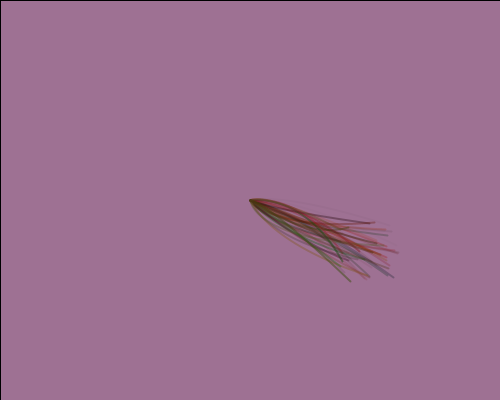
Frame 1 (no input)
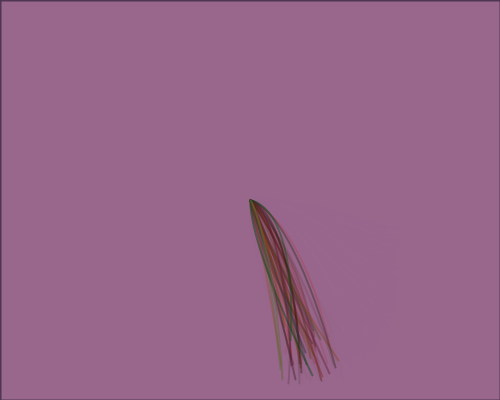
Frame 60 (the mouse pressed at the canvas centre just before this capture)
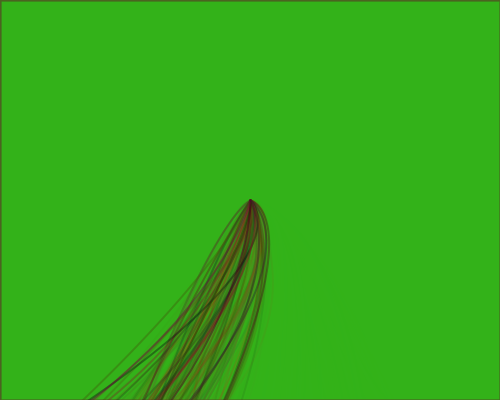
Frame 120 (the mouse held since frame 60 and released just before this capture)

The Processing sketch that drew these frames (run headless with seeded random() and noise(); from frame 60 on, the mouse is pressed at the canvas centre):

// Processing sketch: processing_56623
// ── processing_56623.pde


int angle;
int outerRadius,innerRadius;
PImage img;

void setup() {
  angle = 0;
  size( 500, 400 );
  img = new PImage();
  colorMode(RGB,100);
  outerRadius = 130;
  innerRadius = 60;
}

void draw() {
  ellipseMode(CENTER);
  
  if( mousePressed ) {
    fill(20,70,10,50);
  }else{
    fill(60,40,55,90);
  }
  rect(0,0,width,height);
  //image( img , 0, 0 );
  angle++; 
  if (angle > 360) { angle -= 360; }
 // ellipse( noise(0, millis() *pointer) *width , noise( millis() *pointer) *height , 20, 20 );
  //img = get();
  int oX = width/2;
  int oY = height/2;
  int r = mousePressed ? outerRadius : innerRadius;
  for( int i = 0; i < 50; i++ ) {
    stroke( random(100-i), random(i) , random( i/2) , i);
    strokeWeight(2);
    noFill();
    bezier( oX, oY, 
            //100+(random(100)-50), 100+(random(50)-25), 
            oX, oY,
            
           (cos(radians(angle))*(r/4))  +(random(r)-(r/4)) + oX, 
           
           (sin(radians(angle))*(r/4))  +(random(r)-(r/4)) + oY, 
           
            //mouseX+(random(r)-(r/2)), mouseY+(random(r)-(r/2))
            
           (cos(radians(angle))*(r*2))+(random(r)-(r/2)) + oX, 
          
           (sin(radians(angle))*(r*2))+(random(r)-(r/2)) +oX 
           //,
           
           //(r*4) + random(20)-10
            
            );
  }
}
